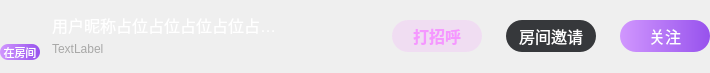
<?xml version="1.0" encoding="UTF-8"?>
<ui version="4.0">
 <class>NewUserItem</class>
 <widget class="QDialog" name="NewUserItem">
  <property name="geometry">
   <rect>
    <x>0</x>
    <y>0</y>
    <width>710</width>
    <height>70</height>
   </rect>
  </property>
  <property name="windowTitle">
   <string>Dialog</string>
  </property>
  <layout class="QHBoxLayout" name="horizontalLayout">
   <property name="spacing">
    <number>12</number>
   </property>
   <property name="leftMargin">
    <number>0</number>
   </property>
   <property name="topMargin">
    <number>0</number>
   </property>
   <property name="rightMargin">
    <number>0</number>
   </property>
   <property name="bottomMargin">
    <number>0</number>
   </property>
   <item>
    <widget class="QWidget" name="widget" native="true">
     <property name="minimumSize">
      <size>
       <width>40</width>
       <height>48</height>
      </size>
     </property>
     <property name="maximumSize">
      <size>
       <width>40</width>
       <height>48</height>
      </size>
     </property>
     <widget class="CRoundLabel" name="image">
      <property name="geometry">
       <rect>
        <x>0</x>
        <y>0</y>
        <width>40</width>
        <height>40</height>
       </rect>
      </property>
      <property name="minimumSize">
       <size>
        <width>40</width>
        <height>40</height>
       </size>
      </property>
      <property name="maximumSize">
       <size>
        <width>40</width>
        <height>40</height>
       </size>
      </property>
      <property name="text">
       <string/>
      </property>
      <property name="scaledContents">
       <bool>true</bool>
      </property>
     </widget>
     <widget class="QLabel" name="label_2">
      <property name="geometry">
       <rect>
        <x>0</x>
        <y>32</y>
        <width>40</width>
        <height>16</height>
       </rect>
      </property>
      <property name="styleSheet">
       <string notr="true">background: qlineargradient(x1:0, y1:0, x2:1, y2:0, stop:0 #D197FE, stop:1 #9752ED);
border-radius: 8px;

font-family: &quot;微软雅黑&quot;;
font-size: 11px;
color: #FFFFFF;
</string>
      </property>
      <property name="text">
       <string>在房间</string>
      </property>
      <property name="alignment">
       <set>Qt::AlignCenter</set>
      </property>
     </widget>
    </widget>
   </item>
   <item>
    <layout class="QVBoxLayout" name="verticalLayout">
     <property name="spacing">
      <number>3</number>
     </property>
     <property name="topMargin">
      <number>14</number>
     </property>
     <property name="bottomMargin">
      <number>14</number>
     </property>
     <item>
      <widget class="QLabel" name="nameLab">
       <property name="minimumSize">
        <size>
         <width>0</width>
         <height>22</height>
        </size>
       </property>
       <property name="styleSheet">
        <string notr="true">font-family: &quot;微软雅黑&quot;;
font-weight: 400;
font-size: 16px;
color: #FFFFFF;
line-height: 22px;
font-style: normal;</string>
       </property>
       <property name="text">
        <string>用户昵称占位占位占位占位占…</string>
       </property>
      </widget>
     </item>
     <item>
      <layout class="QHBoxLayout" name="horizontalLayout_2">
       <item>
        <widget class="QLabel" name="label">
         <property name="styleSheet">
          <string notr="true">font-family: &quot;微软雅黑&quot;;
font-weight: 400;
font-size: 12px;
color: #A8A8A7;
line-height: 17px;
text-align: left;
font-style: normal;</string>
         </property>
         <property name="text">
          <string>TextLabel</string>
         </property>
        </widget>
       </item>
       <item>
        <spacer name="horizontalSpacer">
         <property name="orientation">
          <enum>Qt::Horizontal</enum>
         </property>
         <property name="sizeHint" stdset="0">
          <size>
           <width>40</width>
           <height>20</height>
          </size>
         </property>
        </spacer>
       </item>
      </layout>
     </item>
    </layout>
   </item>
   <item>
    <layout class="QHBoxLayout" name="horizontalLayout_3">
     <property name="spacing">
      <number>24</number>
     </property>
     <property name="leftMargin">
      <number>20</number>
     </property>
     <item>
      <widget class="QPushButton" name="pushButton_2">
       <property name="minimumSize">
        <size>
         <width>90</width>
         <height>32</height>
        </size>
       </property>
       <property name="styleSheet">
        <string notr="true">QPushButton {
background: rgba(245,151,255,0.2);
border-radius: 16px;

font-family: &quot;微软雅黑&quot;;
font-weight: 500;
font-size: 16px;
color: #F597FF;
line-height: 22px;
text-align: center;
font-style: normal;
}

QPushButton:checked {
border-radius: 16px;
background: #36383B;

font-family: &quot;微软雅黑&quot;;
font-size: 16px;
color: rgba(255, 255, 255,0.5);

}</string>
       </property>
       <property name="text">
        <string>打招呼</string>
       </property>
       <property name="checkable">
        <bool>true</bool>
       </property>
       <property name="checked">
        <bool>false</bool>
       </property>
      </widget>
     </item>
     <item>
      <widget class="QPushButton" name="pushButton_3">
       <property name="minimumSize">
        <size>
         <width>90</width>
         <height>32</height>
        </size>
       </property>
       <property name="styleSheet">
        <string notr="true">QPushButton {
background: #36383B;
border-radius: 16px;

font-family: &quot;微软雅黑&quot;;
font-size: 16px;
color: #ffffff;
}

QPushButton:checked {
background: #36383B;
border-radius: 16px;

font-family: &quot;微软雅黑&quot;;
font-size: 16px;
color: rgba(255,255,255,0.5);

}</string>
       </property>
       <property name="text">
        <string>房间邀请</string>
       </property>
       <property name="checkable">
        <bool>true</bool>
       </property>
       <property name="checked">
        <bool>false</bool>
       </property>
      </widget>
     </item>
     <item>
      <widget class="QPushButton" name="pushButton">
       <property name="minimumSize">
        <size>
         <width>90</width>
         <height>32</height>
        </size>
       </property>
       <property name="styleSheet">
        <string notr="true">

QPushButton {
background: qlineargradient(x1:0, y1:0.5, x2:1, y2:0.5, stop:0 #D197FE, stop:1 #9752ED);
border-radius: 16px;

font-family: &quot;微软雅黑&quot;;
font-size: 16px;
color: #ffffff;
}

QPushButton:checked {
background: #36383B;
border-radius: 16px;

font-family: &quot;微软雅黑&quot;;
font-size: 16px;
color: #ffffff;

}</string>
       </property>
       <property name="text">
        <string>关注</string>
       </property>
       <property name="checkable">
        <bool>true</bool>
       </property>
       <property name="checked">
        <bool>false</bool>
       </property>
      </widget>
     </item>
    </layout>
   </item>
  </layout>
 </widget>
 <customwidgets>
  <customwidget>
   <class>CRoundLabel</class>
   <extends>QLabel</extends>
   <header location="global">CRoundLabel.h</header>
  </customwidget>
 </customwidgets>
 <resources/>
 <connections/>
</ui>
